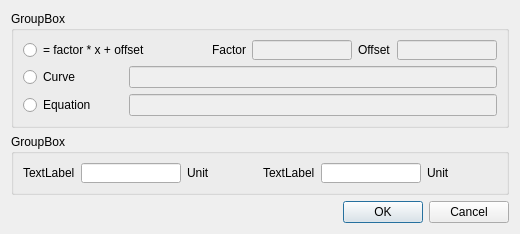
<?xml version="1.0" encoding="UTF-8"?>
<ui version="4.0">
 <class>ConfigSignalConversionDialog</class>
 <widget class="QDialog" name="ConfigSignalConversionDialog">
  <property name="geometry">
   <rect>
    <x>0</x>
    <y>0</y>
    <width>520</width>
    <height>219</height>
   </rect>
  </property>
  <property name="windowTitle">
   <string>Dialog</string>
  </property>
  <layout class="QVBoxLayout" name="verticalLayout_3">
   <item>
    <widget class="QGroupBox" name="ConversionGroupBox">
     <property name="title">
      <string>GroupBox</string>
     </property>
     <layout class="QVBoxLayout" name="verticalLayout">
      <item>
       <layout class="QHBoxLayout" name="horizontalLayout">
        <item>
         <widget class="QRadioButton" name="FacOffRadioButton">
          <property name="text">
           <string>= factor * x + offset</string>
          </property>
         </widget>
        </item>
        <item>
         <spacer name="horizontalSpacer">
          <property name="orientation">
           <enum>Qt::Horizontal</enum>
          </property>
          <property name="sizeHint" stdset="0">
           <size>
            <width>40</width>
            <height>20</height>
           </size>
          </property>
         </spacer>
        </item>
        <item>
         <widget class="QLabel" name="label">
          <property name="text">
           <string>Factor</string>
          </property>
         </widget>
        </item>
        <item>
         <widget class="TextValueInput" name="FactorValueInput">
          <property name="enabled">
           <bool>false</bool>
          </property>
          <property name="minimumSize">
           <size>
            <width>100</width>
            <height>0</height>
           </size>
          </property>
          <property name="maximumSize">
           <size>
            <width>100</width>
            <height>20</height>
           </size>
          </property>
         </widget>
        </item>
        <item>
         <widget class="QLabel" name="label_2">
          <property name="text">
           <string>Offset</string>
          </property>
         </widget>
        </item>
        <item>
         <widget class="TextValueInput" name="OffsetValueInput">
          <property name="enabled">
           <bool>false</bool>
          </property>
          <property name="minimumSize">
           <size>
            <width>100</width>
            <height>0</height>
           </size>
          </property>
          <property name="maximumSize">
           <size>
            <width>100</width>
            <height>20</height>
           </size>
          </property>
         </widget>
        </item>
       </layout>
      </item>
      <item>
       <layout class="QHBoxLayout" name="horizontalLayout_2">
        <item>
         <widget class="QRadioButton" name="CurveRadioButton">
          <property name="minimumSize">
           <size>
            <width>100</width>
            <height>0</height>
           </size>
          </property>
          <property name="maximumSize">
           <size>
            <width>100</width>
            <height>16777215</height>
           </size>
          </property>
          <property name="text">
           <string>Curve</string>
          </property>
         </widget>
        </item>
        <item>
         <widget class="QLineEdit" name="CurveLineEdit">
          <property name="enabled">
           <bool>false</bool>
          </property>
         </widget>
        </item>
       </layout>
      </item>
      <item>
       <layout class="QHBoxLayout" name="horizontalLayout_3">
        <item>
         <widget class="QRadioButton" name="EquationRadioButton">
          <property name="minimumSize">
           <size>
            <width>100</width>
            <height>0</height>
           </size>
          </property>
          <property name="maximumSize">
           <size>
            <width>100</width>
            <height>16777215</height>
           </size>
          </property>
          <property name="text">
           <string>Equation</string>
          </property>
         </widget>
        </item>
        <item>
         <widget class="QLineEdit" name="EquationLineEdit">
          <property name="enabled">
           <bool>false</bool>
          </property>
         </widget>
        </item>
       </layout>
      </item>
     </layout>
    </widget>
   </item>
   <item>
    <widget class="QGroupBox" name="RangeGroupBox">
     <property name="title">
      <string>GroupBox</string>
     </property>
     <layout class="QVBoxLayout" name="verticalLayout_2">
      <item>
       <layout class="QHBoxLayout" name="horizontalLayout_4">
        <item>
         <widget class="QLabel" name="MinTypeNameLabel">
          <property name="text">
           <string>TextLabel</string>
          </property>
         </widget>
        </item>
        <item>
         <widget class="TextValueInput" name="MinValueInput">
          <property name="minimumSize">
           <size>
            <width>100</width>
            <height>0</height>
           </size>
          </property>
          <property name="maximumSize">
           <size>
            <width>100</width>
            <height>20</height>
           </size>
          </property>
         </widget>
        </item>
        <item>
         <widget class="QLabel" name="MinTypeUnitLabel">
          <property name="text">
           <string>Unit</string>
          </property>
         </widget>
        </item>
        <item>
         <spacer name="horizontalSpacer_2">
          <property name="orientation">
           <enum>Qt::Horizontal</enum>
          </property>
          <property name="sizeHint" stdset="0">
           <size>
            <width>40</width>
            <height>20</height>
           </size>
          </property>
         </spacer>
        </item>
        <item>
         <widget class="QLabel" name="MaxTypeNameLabel">
          <property name="text">
           <string>TextLabel</string>
          </property>
         </widget>
        </item>
        <item>
         <widget class="TextValueInput" name="MaxValueInput">
          <property name="minimumSize">
           <size>
            <width>100</width>
            <height>0</height>
           </size>
          </property>
          <property name="maximumSize">
           <size>
            <width>100</width>
            <height>20</height>
           </size>
          </property>
         </widget>
        </item>
        <item>
         <widget class="QLabel" name="MaxTypeUnitLabel">
          <property name="text">
           <string>Unit</string>
          </property>
         </widget>
        </item>
        <item>
         <spacer name="horizontalSpacer_3">
          <property name="orientation">
           <enum>Qt::Horizontal</enum>
          </property>
          <property name="sizeHint" stdset="0">
           <size>
            <width>40</width>
            <height>20</height>
           </size>
          </property>
         </spacer>
        </item>
       </layout>
      </item>
     </layout>
    </widget>
   </item>
   <item>
    <widget class="QDialogButtonBox" name="buttonBox">
     <property name="orientation">
      <enum>Qt::Horizontal</enum>
     </property>
     <property name="standardButtons">
      <set>QDialogButtonBox::Cancel|QDialogButtonBox::Ok</set>
     </property>
    </widget>
   </item>
  </layout>
 </widget>
 <customwidgets>
  <customwidget>
   <class>TextValueInput</class>
   <extends>QLineEdit</extends>
   <header>TextValueInput.h</header>
  </customwidget>
 </customwidgets>
 <resources/>
 <connections>
  <connection>
   <sender>buttonBox</sender>
   <signal>accepted()</signal>
   <receiver>ConfigSignalConversionDialog</receiver>
   <slot>accept()</slot>
   <hints>
    <hint type="sourcelabel">
     <x>248</x>
     <y>254</y>
    </hint>
    <hint type="destinationlabel">
     <x>157</x>
     <y>274</y>
    </hint>
   </hints>
  </connection>
  <connection>
   <sender>buttonBox</sender>
   <signal>rejected()</signal>
   <receiver>ConfigSignalConversionDialog</receiver>
   <slot>reject()</slot>
   <hints>
    <hint type="sourcelabel">
     <x>316</x>
     <y>260</y>
    </hint>
    <hint type="destinationlabel">
     <x>286</x>
     <y>274</y>
    </hint>
   </hints>
  </connection>
 </connections>
</ui>
